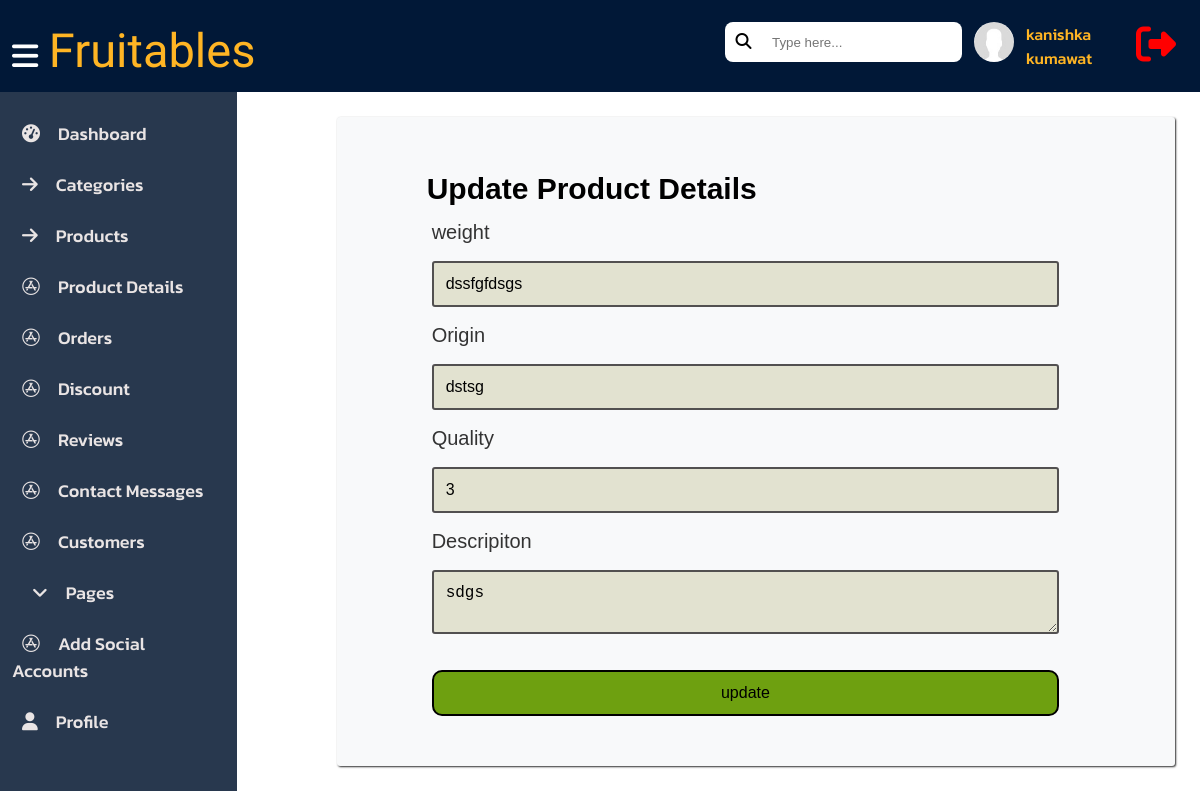
Page /admin/pages/edit_details.php?id=26 (signed in) on the committed database.
### tables this page shows
CREATE TABLE `details` (
  `id` int(20) NOT NULL,
  `product_id` varchar(20) NOT NULL,
  `description` text NOT NULL,
  `weight` varchar(225) NOT NULL,
  `origin` varchar(225) NOT NULL,
  `quality` varchar(225) NOT NULL,
  `min_weight` varchar(225) NOT NULL
);

### admin/pages/edit_details.php (the view, shortened to what this page needs)
<?php
include('connectmysql.php');
$product_id = isset($_GET['id'])? ($_GET['id']):"";
if($product_id){
    $sql = "SELECT * FROM details WHERE  id = ?";
    $sql = $conn->prepare($sql);
    $sql->bind_param('s', $product_id);
    $sql->execute();
    $result = $sql->get_result();
    $productdetails = $result->fetch_assoc();
}
include("navbar.php");
?>
  <div class="container-from">
    <section>
      <div class="container-sidenav">
        <?php include('sidenavbar.php')?>
      </div>
      <div class="container">
        <h1 class="text-secondary">Update Product Details</h1>
        <form action="" class="form_data" method="post" novalidate enctype="multipart/form-data">
          <div>
            <label for="Price">weight</label>
            <input type="text" id="weight" name="weight" placeholder="weight"
              value="<?= isset($productdetails['weight']) ? htmlspecialchars($productdetails['weight']):'';?>">
          </div>
          <div>
            <label for="sale Price">Origin</label>
            <input type="text" id="origin" name="origin" placeholder="origin"
              value="<?= isset($productdetails['origin']) ? htmlspecialchars($productdetails['origin']):'';?>">
          </div>
          <div>
            <label for="Stock level">Quality</label>
            <input type="text" id="quality" name="quality" placeholder="Stock level"
              value="<?= isset($productdetails['quality']) ? htmlspecialchars($productdetails['quality']):'';?>">
          </div>
          <div>
            <label for="description">Descripiton</label>
            <textarea name="description" id="description"
              placeholder="description"><?= isset($productdetails['description']) ? htmlspecialchars($productdetails['description']):'';?></textarea>
          </div>
          <div class="update_delete">
            <input type="submit" name="update" value="update">
          </div>
        </form>
      </div>
    </section>
  </div>
</body>
</html>

### admin/pages/pcss/dashboard.css (style rules this page uses)
.container-sidenav { width: 20%; display: contents; }

### admin/pages/pcss/form.css (style rules this page uses)
section { display: flex; }
.container { width: 65%; margin: 25px; margin-left: 100px; padding: 20px; padding-left: 80px; background-color: #f8f9fa; border-radius: 3px; box-shadow: 1px 1px 2px rgb(46, 46, 46); }
.text-secondary { padding-top: 25px; margin: 10px; font-size: 30px; }
label { margin: 15px; margin-bottom: 2px; display: block; color: #333; font-size: 20px; }
.form_data input { width: 85%; margin: 15px; margin-bottom: 2px; box-sizing: border-box; border: 2px solid rgb(82, 80, 80); border-radius: 3px; padding: 12px; font-size: 16px; background-color: #e2e2d0; }
.form_data textarea { width: 85%; margin: 15px; margin-bottom: 2px; box-sizing: border-box; border: 2px solid rgb(82, 80, 80); border-radius: 3px; padding: 12px; font-size: 16px; background-color: #e2e2d0; }
input[type="submit"] { cursor: pointer; margin-top: 30px; margin-bottom: 30px; border: 2px solid black; border-radius: 10px; background-color: #6ea010; }

### admin/pages/pcss/pages.css (style rules this page uses)
body { font-family: "Ubuntu", sans-serif; font-weight: 500; font-style: normal; }
section { display: flex; }

### admin/pages/pcss/products.css (style rules this page uses)
section { display: flex; }
.container-sidenav { width: 20%; display: contents; }

### admin/pages/pcss/orders.css (style rules this page uses)
section { display: flex; }

### admin/pages/pcss/top-navbar.css (style rules this page uses)
body { margin: 0%; }

### rows in the picture
details: weight "dssfgfdsgs", origin "dstsg", quality "3", description "sdgs"

### other values in the picture
$userdetails['userName'] "kanishka kumawat"
